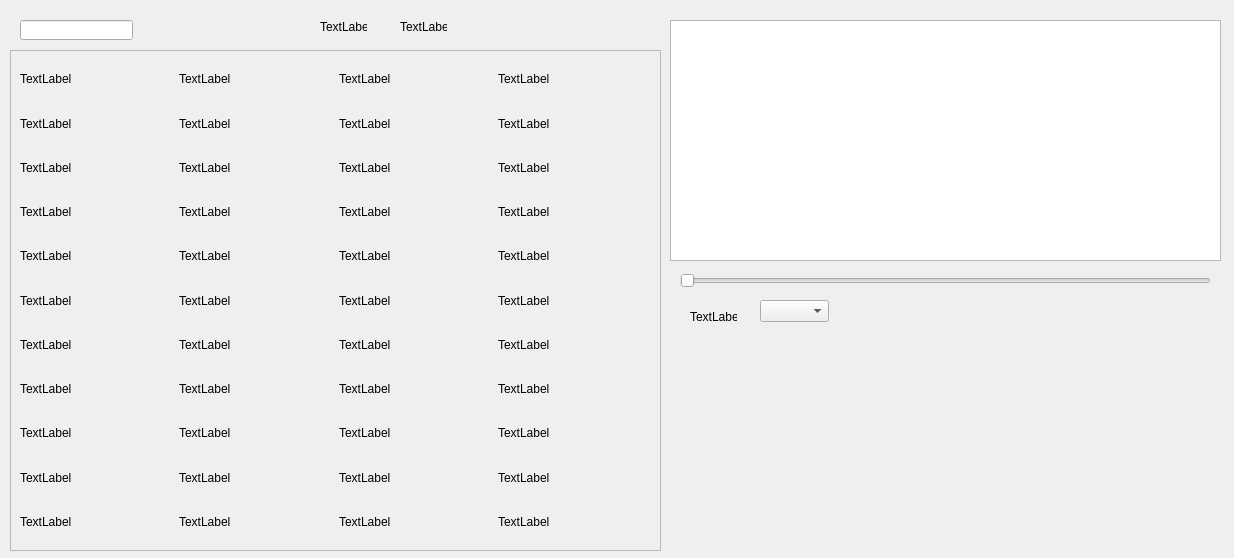
<?xml version="1.0" encoding="UTF-8"?>
<ui version="4.0">
 <class>Form</class>
 <widget class="QWidget" name="Form">
  <property name="geometry">
   <rect>
    <x>0</x>
    <y>0</y>
    <width>1234</width>
    <height>558</height>
   </rect>
  </property>
  <property name="windowTitle">
   <string>Form</string>
  </property>
  <widget class="QLineEdit" name="lineEdit">
   <property name="geometry">
    <rect>
     <x>20</x>
     <y>20</y>
     <width>113</width>
     <height>20</height>
    </rect>
   </property>
  </widget>
  <widget class="QGraphicsView" name="graphicsView">
   <property name="geometry">
    <rect>
     <x>670</x>
     <y>20</y>
     <width>551</width>
     <height>241</height>
    </rect>
   </property>
  </widget>
  <widget class="QSlider" name="horizontalSlider">
   <property name="geometry">
    <rect>
     <x>680</x>
     <y>270</y>
     <width>531</width>
     <height>22</height>
    </rect>
   </property>
   <property name="orientation">
    <enum>Qt::Horizontal</enum>
   </property>
  </widget>
  <widget class="QFrame" name="frame">
   <property name="geometry">
    <rect>
     <x>10</x>
     <y>50</y>
     <width>651</width>
     <height>501</height>
    </rect>
   </property>
   <property name="frameShape">
    <enum>QFrame::StyledPanel</enum>
   </property>
   <property name="frameShadow">
    <enum>QFrame::Raised</enum>
   </property>
   <layout class="QGridLayout" name="gridLayout_3">
    <item row="0" column="0">
     <layout class="QGridLayout" name="gridLayout_2">
      <item row="3" column="6">
       <widget class="QLabel" name="label_15">
        <property name="text">
         <string>TextLabel</string>
        </property>
       </widget>
      </item>
      <item row="7" column="4">
       <widget class="QLabel" name="label_32">
        <property name="text">
         <string>TextLabel</string>
        </property>
       </widget>
      </item>
      <item row="6" column="5">
       <widget class="QLabel" name="label_34">
        <property name="text">
         <string>TextLabel</string>
        </property>
       </widget>
      </item>
      <item row="2" column="4">
       <widget class="QLabel" name="label_7">
        <property name="text">
         <string>TextLabel</string>
        </property>
       </widget>
      </item>
      <item row="7" column="5">
       <widget class="QLabel" name="label_35">
        <property name="text">
         <string>TextLabel</string>
        </property>
       </widget>
      </item>
      <item row="9" column="5">
       <widget class="QLabel" name="label_37">
        <property name="text">
         <string>TextLabel</string>
        </property>
       </widget>
      </item>
      <item row="1" column="4">
       <widget class="QLabel" name="label_8">
        <property name="text">
         <string>TextLabel</string>
        </property>
       </widget>
      </item>
      <item row="3" column="4">
       <widget class="QLabel" name="label_6">
        <property name="text">
         <string>TextLabel</string>
        </property>
       </widget>
      </item>
      <item row="8" column="4">
       <widget class="QLabel" name="label_31">
        <property name="text">
         <string>TextLabel</string>
        </property>
       </widget>
      </item>
      <item row="4" column="4">
       <widget class="QLabel" name="label_5">
        <property name="text">
         <string>TextLabel</string>
        </property>
       </widget>
      </item>
      <item row="1" column="3">
       <widget class="QLabel" name="label_9">
        <property name="text">
         <string>TextLabel</string>
        </property>
       </widget>
      </item>
      <item row="6" column="3">
       <widget class="QLabel" name="label_28">
        <property name="text">
         <string>TextLabel</string>
        </property>
       </widget>
      </item>
      <item row="0" column="6">
       <widget class="QLabel" name="label_4">
        <property name="text">
         <string>TextLabel</string>
        </property>
       </widget>
      </item>
      <item row="1" column="5">
       <widget class="QLabel" name="label_19">
        <property name="text">
         <string>TextLabel</string>
        </property>
       </widget>
      </item>
      <item row="5" column="4">
       <widget class="QLabel" name="label_26">
        <property name="text">
         <string>TextLabel</string>
        </property>
       </widget>
      </item>
      <item row="1" column="6">
       <widget class="QLabel" name="label_20">
        <property name="text">
         <string>TextLabel</string>
        </property>
       </widget>
      </item>
      <item row="8" column="3">
       <widget class="QLabel" name="label_30">
        <property name="text">
         <string>TextLabel</string>
        </property>
       </widget>
      </item>
      <item row="4" column="5">
       <widget class="QLabel" name="label_13">
        <property name="text">
         <string>TextLabel</string>
        </property>
       </widget>
      </item>
      <item row="9" column="6">
       <widget class="QLabel" name="label_38">
        <property name="text">
         <string>TextLabel</string>
        </property>
       </widget>
      </item>
      <item row="0" column="5">
       <widget class="QLabel" name="label_2">
        <property name="text">
         <string>TextLabel</string>
        </property>
       </widget>
      </item>
      <item row="3" column="5">
       <widget class="QLabel" name="label_14">
        <property name="text">
         <string>TextLabel</string>
        </property>
       </widget>
      </item>
      <item row="7" column="3">
       <widget class="QLabel" name="label_29">
        <property name="text">
         <string>TextLabel</string>
        </property>
       </widget>
      </item>
      <item row="6" column="6">
       <widget class="QLabel" name="label_23">
        <property name="text">
         <string>TextLabel</string>
        </property>
       </widget>
      </item>
      <item row="5" column="5">
       <widget class="QLabel" name="label_25">
        <property name="text">
         <string>TextLabel</string>
        </property>
       </widget>
      </item>
      <item row="3" column="3">
       <widget class="QLabel" name="label_11">
        <property name="text">
         <string>TextLabel</string>
        </property>
       </widget>
      </item>
      <item row="4" column="6">
       <widget class="QLabel" name="label_16">
        <property name="text">
         <string>TextLabel</string>
        </property>
       </widget>
      </item>
      <item row="5" column="3">
       <widget class="QLabel" name="label_27">
        <property name="text">
         <string>TextLabel</string>
        </property>
       </widget>
      </item>
      <item row="0" column="4">
       <widget class="QLabel" name="label_3">
        <property name="text">
         <string>TextLabel</string>
        </property>
       </widget>
      </item>
      <item row="2" column="5">
       <widget class="QLabel" name="label_18">
        <property name="text">
         <string>TextLabel</string>
        </property>
       </widget>
      </item>
      <item row="6" column="4">
       <widget class="QLabel" name="label_33">
        <property name="text">
         <string>TextLabel</string>
        </property>
       </widget>
      </item>
      <item row="2" column="3">
       <widget class="QLabel" name="label_10">
        <property name="text">
         <string>TextLabel</string>
        </property>
       </widget>
      </item>
      <item row="2" column="6">
       <widget class="QLabel" name="label_17">
        <property name="text">
         <string>TextLabel</string>
        </property>
       </widget>
      </item>
      <item row="5" column="6">
       <widget class="QLabel" name="label_24">
        <property name="text">
         <string>TextLabel</string>
        </property>
       </widget>
      </item>
      <item row="7" column="6">
       <widget class="QLabel" name="label_22">
        <property name="text">
         <string>TextLabel</string>
        </property>
       </widget>
      </item>
      <item row="0" column="3">
       <widget class="QLabel" name="label">
        <property name="text">
         <string>TextLabel</string>
        </property>
       </widget>
      </item>
      <item row="9" column="3">
       <widget class="QLabel" name="label_40">
        <property name="text">
         <string>TextLabel</string>
        </property>
       </widget>
      </item>
      <item row="8" column="5">
       <widget class="QLabel" name="label_36">
        <property name="text">
         <string>TextLabel</string>
        </property>
       </widget>
      </item>
      <item row="4" column="3">
       <widget class="QLabel" name="label_12">
        <property name="text">
         <string>TextLabel</string>
        </property>
       </widget>
      </item>
      <item row="9" column="4">
       <widget class="QLabel" name="label_39">
        <property name="text">
         <string>TextLabel</string>
        </property>
       </widget>
      </item>
      <item row="8" column="6">
       <widget class="QLabel" name="label_21">
        <property name="text">
         <string>TextLabel</string>
        </property>
       </widget>
      </item>
      <item row="10" column="3">
       <widget class="QLabel" name="label_41">
        <property name="text">
         <string>TextLabel</string>
        </property>
       </widget>
      </item>
      <item row="10" column="4">
       <widget class="QLabel" name="label_42">
        <property name="text">
         <string>TextLabel</string>
        </property>
       </widget>
      </item>
      <item row="10" column="5">
       <widget class="QLabel" name="label_43">
        <property name="text">
         <string>TextLabel</string>
        </property>
       </widget>
      </item>
      <item row="10" column="6">
       <widget class="QLabel" name="label_44">
        <property name="text">
         <string>TextLabel</string>
        </property>
       </widget>
      </item>
     </layout>
    </item>
   </layout>
  </widget>
  <widget class="QLabel" name="label_45">
   <property name="geometry">
    <rect>
     <x>320</x>
     <y>20</y>
     <width>47</width>
     <height>13</height>
    </rect>
   </property>
   <property name="text">
    <string>TextLabel</string>
   </property>
  </widget>
  <widget class="QLabel" name="label_46">
   <property name="geometry">
    <rect>
     <x>400</x>
     <y>20</y>
     <width>47</width>
     <height>13</height>
    </rect>
   </property>
   <property name="text">
    <string>TextLabel</string>
   </property>
  </widget>
  <widget class="QLabel" name="label_47">
   <property name="geometry">
    <rect>
     <x>690</x>
     <y>310</y>
     <width>47</width>
     <height>13</height>
    </rect>
   </property>
   <property name="text">
    <string>TextLabel</string>
   </property>
  </widget>
  <widget class="QComboBox" name="comboBox">
   <property name="geometry">
    <rect>
     <x>760</x>
     <y>300</y>
     <width>69</width>
     <height>22</height>
    </rect>
   </property>
  </widget>
 </widget>
 <resources/>
 <connections/>
</ui>
